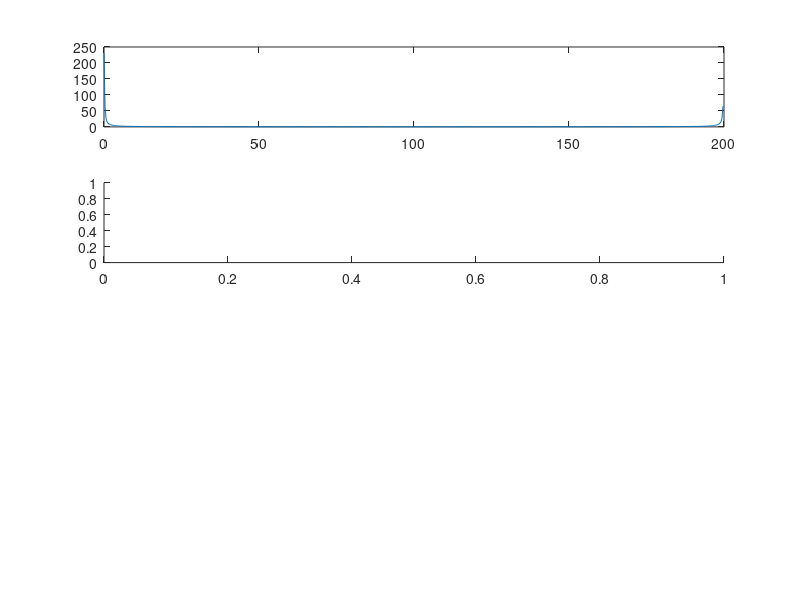

Source code (MATLAB): (Note: this script raises an error after producing the figure.)
t = 0:0.005:3;
x = t.^2.*exp(-t);
N = length(t);
X1 = fft(x, N);
X2 = freqz(x,N);
Fs = 1/0.005;
F = (0:N-1)* Fs/N;
figure(1),subplot(4,1,1),plot(F,abs(X1));
figure(1),subplot(4,1,2),plot(F,phase(X1));
figure(1),subplot(4,1,3),plot(abs(X2));
figure(1),subplot(4,1,4),plot(phase(X2));
